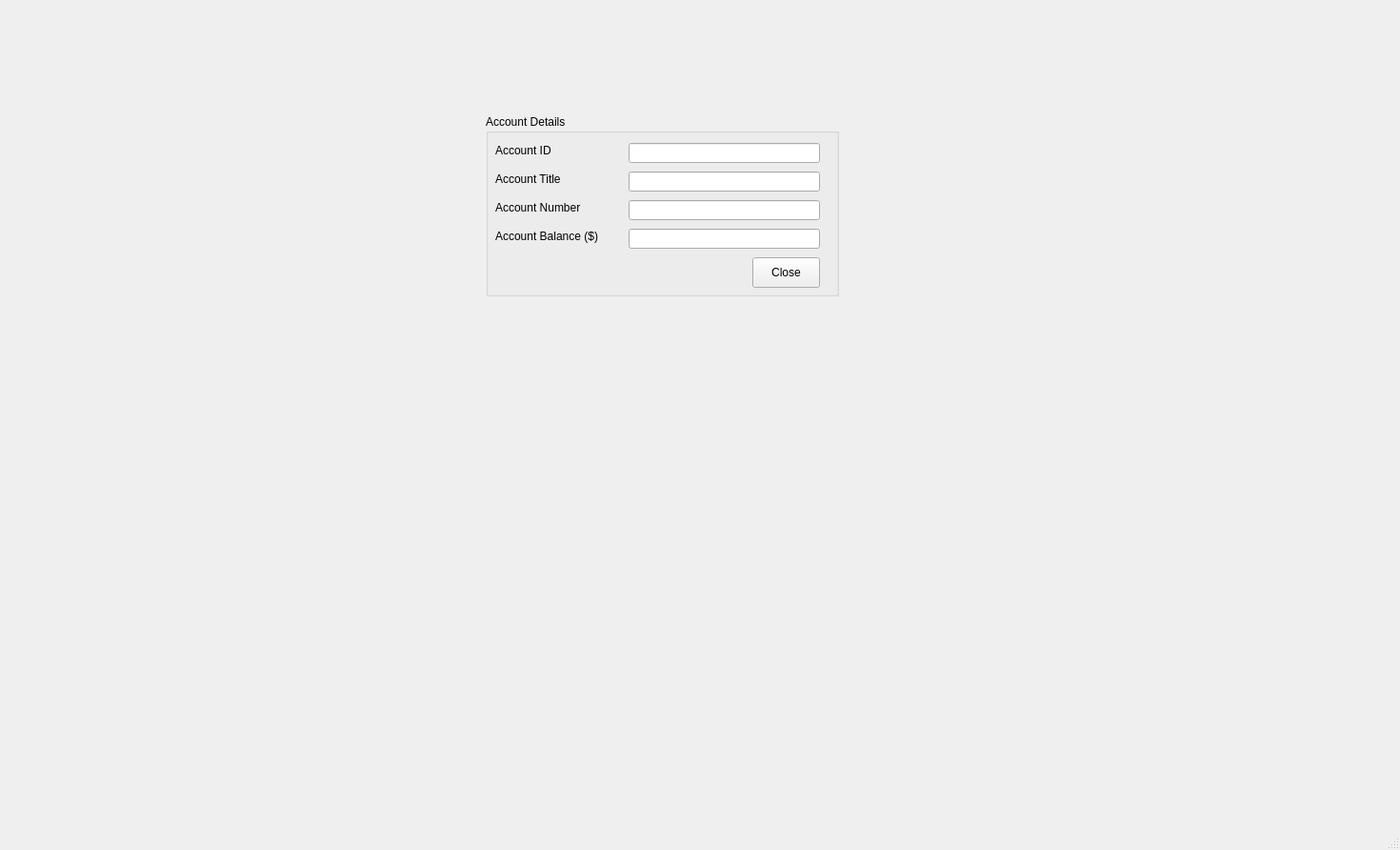
<?xml version="1.0" encoding="UTF-8"?>
<ui version="4.0">
 <class>MainWindow</class>
 <widget class="QMainWindow" name="MainWindow">
  <property name="geometry">
   <rect>
    <x>0</x>
    <y>0</y>
    <width>1470</width>
    <height>892</height>
   </rect>
  </property>
  <property name="windowTitle">
   <string>MainWindow</string>
  </property>
  <widget class="QWidget" name="centralwidget">
   <widget class="QGroupBox" name="groupBox">
    <property name="geometry">
     <rect>
      <x>510</x>
      <y>120</y>
      <width>371</width>
      <height>191</height>
     </rect>
    </property>
    <property name="title">
     <string>Account Details</string>
    </property>
    <widget class="QLabel" name="label">
     <property name="geometry">
      <rect>
       <x>10</x>
       <y>30</y>
       <width>81</width>
       <height>16</height>
      </rect>
     </property>
     <property name="text">
      <string>Account ID</string>
     </property>
    </widget>
    <widget class="QLabel" name="label_2">
     <property name="geometry">
      <rect>
       <x>10</x>
       <y>60</y>
       <width>91</width>
       <height>16</height>
      </rect>
     </property>
     <property name="text">
      <string>Account Title</string>
     </property>
    </widget>
    <widget class="QLabel" name="label_3">
     <property name="geometry">
      <rect>
       <x>10</x>
       <y>90</y>
       <width>111</width>
       <height>16</height>
      </rect>
     </property>
     <property name="text">
      <string>Account Number</string>
     </property>
    </widget>
    <widget class="QLabel" name="label_4">
     <property name="geometry">
      <rect>
       <x>10</x>
       <y>120</y>
       <width>131</width>
       <height>16</height>
      </rect>
     </property>
     <property name="text">
      <string>Account Balance ($)</string>
     </property>
    </widget>
    <widget class="QLineEdit" name="account_id_input">
     <property name="geometry">
      <rect>
       <x>150</x>
       <y>30</y>
       <width>201</width>
       <height>21</height>
      </rect>
     </property>
    </widget>
    <widget class="QLineEdit" name="account_title_input">
     <property name="geometry">
      <rect>
       <x>150</x>
       <y>60</y>
       <width>201</width>
       <height>21</height>
      </rect>
     </property>
    </widget>
    <widget class="QLineEdit" name="account_number_input">
     <property name="geometry">
      <rect>
       <x>150</x>
       <y>90</y>
       <width>201</width>
       <height>21</height>
      </rect>
     </property>
    </widget>
    <widget class="QLineEdit" name="account_balance_input">
     <property name="geometry">
      <rect>
       <x>150</x>
       <y>120</y>
       <width>201</width>
       <height>21</height>
      </rect>
     </property>
    </widget>
    <widget class="QPushButton" name="close_button">
     <property name="geometry">
      <rect>
       <x>280</x>
       <y>150</y>
       <width>71</width>
       <height>32</height>
      </rect>
     </property>
     <property name="text">
      <string>Close</string>
     </property>
    </widget>
   </widget>
  </widget>
  <widget class="QMenuBar" name="menubar">
   <property name="geometry">
    <rect>
     <x>0</x>
     <y>0</y>
     <width>1470</width>
     <height>36</height>
    </rect>
   </property>
  </widget>
  <widget class="QStatusBar" name="statusbar"/>
 </widget>
 <resources/>
 <connections/>
</ui>
